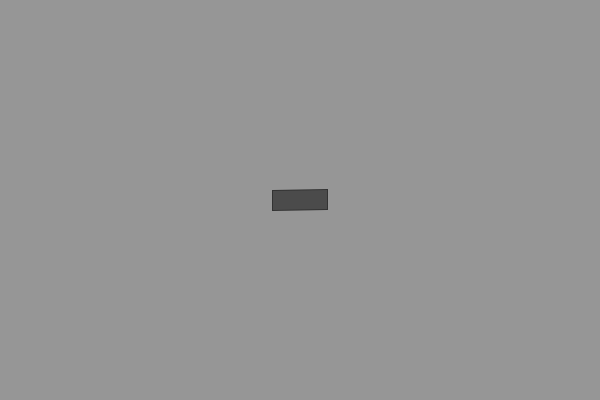
Frame 1 (no input)
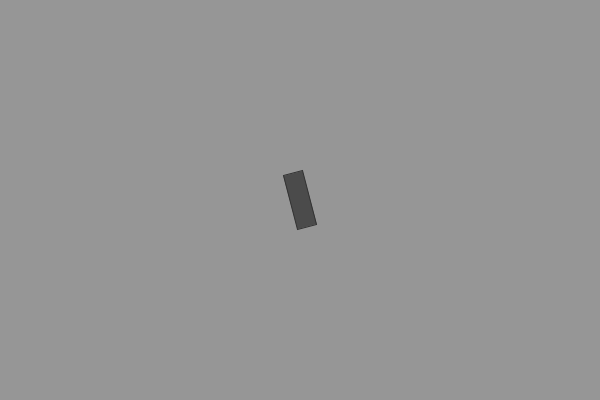
Frame 60 (the mouse pressed at the canvas centre just before this capture)
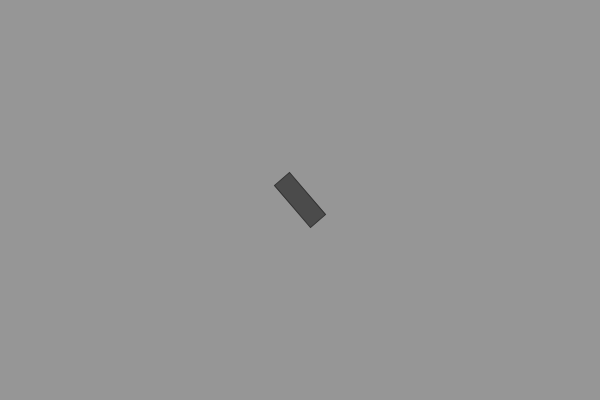
Frame 120 (the mouse held since frame 60 and released just before this capture)

The Processing sketch that drew these frames (run headless with seeded random() and noise(); from frame 60 on, the mouse is pressed at the canvas centre):

// Processing sketch: angular_acceleration
// ── angular_acceleration.pde
float a = 0.0;
float aVelocity = 0.0;
float aAcceleration = 0.0;



void setup() {
  size(600, 400);
  rectMode(CENTER);
  stroke(50);
  fill(75);
}

void draw() {
  background(150);
  translate(width/2, height/2);
  aAcceleration = map(mouseX, 0, width, -0.001, 0.001);
  aVelocity += aAcceleration;
  a += aVelocity;
  rotate(a);
  rect(0, 0, 55, 20);
  //println(a);
}
